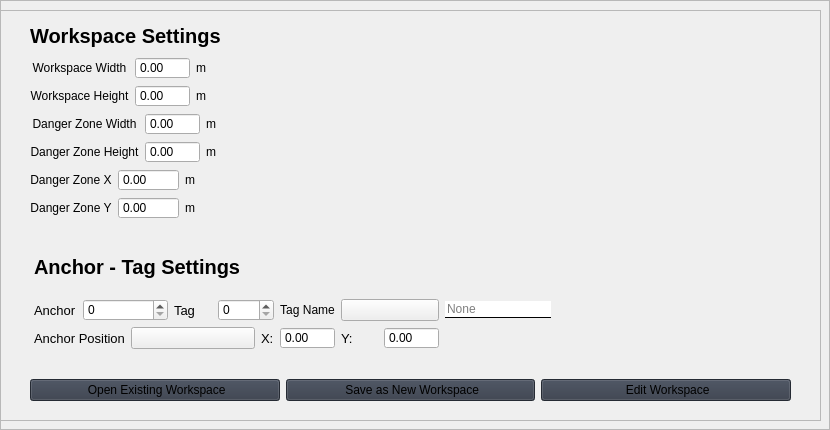
                           <widget class="QFrame" name="row_2">
                            <property name="minimumSize">
                             <size>
                              <width>0</width>
                              <height>150</height>
                             </size>
                            </property>
                            <property name="frameShape">
                             <enum>QFrame::Shape::StyledPanel</enum>
                            </property>
                            <property name="frameShadow">
                             <enum>QFrame::Shadow::Raised</enum>
                            </property>
                            <widget class="QFrame" name="row_3">
                             <property name="geometry">
                              <rect>
                               <x>0</x>
                               <y>10</y>
                               <width>821</width>
                               <height>411</height>
                              </rect>
                             </property>
                             <property name="minimumSize">
                              <size>
                               <width>0</width>
                               <height>150</height>
                              </size>
                             </property>
                             <property name="styleSheet">
                              <string notr="true">QComboBox::drop-down {
    border: none;
    background: transparent;
}

QComboBox QAbstractItemView {
    background-color: #1e1e1e;
    color: #ff79c6;
    border: 1px solid #444444;
    selection-background-color: #44475a;
    selection-color: #ffffff;
    z-index: 1000;  /* 드롭다운이 항상 위에 오도록 설정 */
}</string>
                             </property>
                             <property name="frameShape">
                              <enum>QFrame::Shape::StyledPanel</enum>
                             </property>
                             <property name="frameShadow">
                              <enum>QFrame::Shadow::Raised</enum>
                             </property>
                             <widget class="QWidget" name="layoutWidget">
                              <property name="geometry">
                               <rect>
                                <x>30</x>
                                <y>10</y>
                                <width>216</width>
                                <height>199</height>
                               </rect>
                              </property>
                              <layout class="QVBoxLayout" name="verticalLayout_18">
                               <item>
                                <widget class="QLabel" name="labelBoxBlenderInstalation_3">
                                 <property name="font">
                                  <font>
                                   <family>Segoe UI</family>
                                   <pointsize>-1</pointsize>
                                   <italic>false</italic>
                                   <bold>true</bold>
                                  </font>
                                 </property>
                                 <property name="styleSheet">
                                  <string notr="true">QWidget {
    font-weight: bold;
	font-size: 20px;
}
</string>
                                 </property>
                                 <property name="text">
                                  <string>Workspace Settings</string>
                                 </property>
                                </widget>
                               </item>
                               <item>
                                <layout class="QVBoxLayout" name="verticalLayout_17">
                                 <item>
                                  <layout class="QGridLayout" name="gridLayout_3">
                                   <item row="0" column="2">
                                    <widget class="QLabel" name="label_4">
                                     <property name="text">
                                      <string>m</string>
                                     </property>
                                     <property name="alignment">
                                      <set>Qt::AlignmentFlag::AlignLeading|Qt::AlignmentFlag::AlignLeft|Qt::AlignmentFlag::AlignVCenter</set>
                                     </property>
                                    </widget>
                                   </item>
                                   <item row="1" column="1">
                                    <widget class="QDoubleSpinBox" name="b_workspace_height">
                                     <property name="buttonSymbols">
                                      <enum>QAbstractSpinBox::ButtonSymbols::NoButtons</enum>
                                     </property>
                                     <property name="maximum">
                                      <double>1000.000000000000000</double>
                                     </property>
                                    </widget>
                                   </item>
                                   <item row="1" column="2">
                                    <widget class="QLabel" name="label_5">
                                     <property name="text">
                                      <string>m</string>
                                     </property>
                                     <property name="alignment">
                                      <set>Qt::AlignmentFlag::AlignLeading|Qt::AlignmentFlag::AlignLeft|Qt::AlignmentFlag::AlignVCenter</set>
                                     </property>
                                    </widget>
                                   </item>
                                   <item row="0" column="1">
                                    <widget class="QDoubleSpinBox" name="a_workspace_width">
                                     <property name="buttonSymbols">
                                      <enum>QAbstractSpinBox::ButtonSymbols::NoButtons</enum>
                                     </property>
                                     <property name="suffix">
                                      <string/>
                                     </property>
                                     <property name="maximum">
                                      <double>1000.000000000000000</double>
                                     </property>
                                    </widget>
                                   </item>
                                   <item row="0" column="0">
                                    <widget class="QLabel" name="label_2">
                                     <property name="text">
                                      <string>Workspace Width</string>
                                     </property>
                                     <property name="alignment">
                                      <set>Qt::AlignmentFlag::AlignCenter</set>
                                     </property>
                                    </widget>
                                   </item>
                                   <item row="1" column="0">
                                    <widget class="QLabel" name="label_3">
                                     <property name="text">
                                      <string>Workspace Height</string>
                                     </property>
                                     <property name="alignment">
                                      <set>Qt::AlignmentFlag::AlignCenter</set>
                                     </property>
                                    </widget>
                                   </item>
                                  </layout>
                                 </item>
                                 <item>
                                  <layout class="QGridLayout" name="gridLayout_4">
                                   <item row="0" column="0">
                                    <widget class="QLabel" name="label_6">
                                     <property name="text">
                                      <string>Danger Zone Width</string>
                                     </property>
                                     <property name="alignment">
                                      <set>Qt::AlignmentFlag::AlignCenter</set>
                                     </property>
                                    </widget>
                                   </item>
                                   <item row="0" column="1">
                                    <widget class="QDoubleSpinBox" name="c_danger_width">
                                     <property name="buttonSymbols">
                                      <enum>QAbstractSpinBox::ButtonSymbols::NoButtons</enum>
                                     </property>
                                     <property name="maximum">
                                      <double>1000.000000000000000</double>
                                     </property>
                                    </widget>
                                   </item>
                                   <item row="0" column="2">
                                    <widget class="QLabel" name="label_7">
                                     <property name="text">
                                      <string>m</string>
                                     </property>
                                     <property name="alignment">
                                      <set>Qt::AlignmentFlag::AlignLeading|Qt::AlignmentFlag::AlignLeft|Qt::AlignmentFlag::AlignVCenter</set>
                                     </property>
                                    </widget>
                                   </item>
                                   <item row="1" column="0">
                                    <widget class="QLabel" name="label_8">
                                     <property name="text">
                                      <string>Danger Zone Height</string>
                                     </property>
                                     <property name="alignment">
                                      <set>Qt::AlignmentFlag::AlignCenter</set>
                                     </property>
                                    </widget>
                                   </item>
                                   <item row="1" column="1">
                                    <widget class="QDoubleSpinBox" name="d_danger_height">
                                     <property name="buttonSymbols">
                                      <enum>QAbstractSpinBox::ButtonSymbols::NoButtons</enum>
                                     </property>
                                     <property name="maximum">
                                      <double>1000.000000000000000</double>
                                     </property>
                                    </widget>
                                   </item>
                                   <item row="1" column="2">
                                    <widget class="QLabel" name="label_9">
                                     <property name="text">
                                      <string>m</string>
                                     </property>
                                     <property name="alignment">
                                      <set>Qt::AlignmentFlag::AlignLeading|Qt::AlignmentFlag::AlignLeft|Qt::AlignmentFlag::AlignVCenter</set>
                                     </property>
                                    </widget>
                                   </item>
                                  </layout>
                                 </item>
                                 <item>
                                  <layout class="QGridLayout" name="gridLayout_5">
                                   <item row="0" column="0">
                                    <widget class="QLabel" name="label_10">
                                     <property name="text">
                                      <string>Danger Zone X</string>
                                     </property>
                                     <property name="alignment">
                                      <set>Qt::AlignmentFlag::AlignCenter</set>
                                     </property>
                                    </widget>
                                   </item>
                                   <item row="0" column="1">
                                    <widget class="QDoubleSpinBox" name="e_danger_zone_x">
                                     <property name="buttonSymbols">
                                      <enum>QAbstractSpinBox::ButtonSymbols::NoButtons</enum>
                                     </property>
                                     <property name="maximum">
                                      <double>1000.000000000000000</double>
                                     </property>
                                    </widget>
                                   </item>
                                   <item row="0" column="2">
                                    <widget class="QLabel" name="label_11">
                                     <property name="text">
                                      <string>m</string>
                                     </property>
                                     <property name="alignment">
                                      <set>Qt::AlignmentFlag::AlignLeading|Qt::AlignmentFlag::AlignLeft|Qt::AlignmentFlag::AlignVCenter</set>
                                     </property>
                                    </widget>
                                   </item>
                                   <item row="1" column="0">
                                    <widget class="QLabel" name="label_12">
                                     <property name="text">
                                      <string>Danger Zone Y</string>
                                     </property>
                                     <property name="alignment">
                                      <set>Qt::AlignmentFlag::AlignCenter</set>
                                     </property>
                                    </widget>
                                   </item>
                                   <item row="1" column="1">
                                    <widget class="QDoubleSpinBox" name="f_danger_zone_y">
                                     <property name="buttonSymbols">
                                      <enum>QAbstractSpinBox::ButtonSymbols::NoButtons</enum>
                                     </property>
                                     <property name="maximum">
                                      <double>1000.000000000000000</double>
                                     </property>
                                    </widget>
                                   </item>
                                   <item row="1" column="2">
                                    <widget class="QLabel" name="label_13">
                                     <property name="text">
                                      <string>m</string>
                                     </property>
                                     <property name="alignment">
                                      <set>Qt::AlignmentFlag::AlignLeading|Qt::AlignmentFlag::AlignLeft|Qt::AlignmentFlag::AlignVCenter</set>
                                     </property>
                                    </widget>
                                   </item>
                                  </layout>
                                 </item>
                                </layout>
                               </item>
                              </layout>
                             </widget>
                             <widget class="QWidget" name="layoutWidget">
                              <property name="geometry">
                               <rect>
                                <x>34</x>
                                <y>230</y>
                                <width>517</width>
                                <height>109</height>
                               </rect>
                              </property>
                              <layout class="QGridLayout" name="gridLayout_2">
                               <item row="0" column="0">
                                <widget class="QLabel" name="labelBoxBlenderInstalation_4">
                                 <property name="font">
                                  <font>
                                   <family>Segoe UI</family>
                                   <pointsize>-1</pointsize>
                                   <italic>false</italic>
                                   <bold>true</bold>
                                  </font>
                                 </property>
                                 <property name="styleSheet">
                                  <string notr="true">QWidget {
    font-weight: bold;
	font-size: 20px;
}
</string>
                                 </property>
                                 <property name="text">
                                  <string>Anchor - Tag Settings</string>
                                 </property>
                                </widget>
                               </item>
                               <item row="1" column="0">
                                <layout class="QGridLayout" name="gridLayout">
                                 <item row="1" column="0" colspan="2">
                                  <widget class="QLabel" name="labelBoxBlenderInstalation_14">
                                   <property name="sizePolicy">
                                    <sizepolicy hsizetype="Minimum" vsizetype="Preferred">
                                     <horstretch>0</horstretch>
                                     <verstretch>0</verstretch>
                                    </sizepolicy>
                                   </property>
                                   <property name="font">
                                    <font>
                                     <family>Segoe UI</family>
                                     <pointsize>10</pointsize>
                                     <italic>false</italic>
                                     <bold>false</bold>
                                    </font>
                                   </property>
                                   <property name="styleSheet">
                                    <string notr="true"/>
                                   </property>
                                   <property name="text">
                                    <string>Anchor Position</string>
                                   </property>
                                   <property name="alignment">
                                    <set>Qt::AlignmentFlag::AlignLeading|Qt::AlignmentFlag::AlignLeft|Qt::AlignmentFlag::AlignVCenter</set>
                                   </property>
                                  </widget>
                                 </item>
                                 <item row="1" column="6">
                                  <widget class="QDoubleSpinBox" name="j_anchorX">
                                   <property name="buttonSymbols">
                                    <enum>QAbstractSpinBox::ButtonSymbols::NoButtons</enum>
                                   </property>
                                   <property name="prefix">
                                    <string/>
                                   </property>
                                   <property name="suffix">
                                    <string/>
                                   </property>
                                   <property name="maximum">
                                    <double>1000.000000000000000</double>
                                   </property>
                                  </widget>
                                 </item>
                                 <item row="0" column="4" colspan="2">
                                  <widget class="QSpinBox" name="h_tagNum"/>
                                 </item>
                                 <item row="0" column="7" colspan="2">
                                  <widget class="QComboBox" name="i2_tagSelect">
                                   <property name="styleSheet">
                                    <string notr="true">
QComboBox::drop-down {
    border: none;
    background: transparent;
}

QComboBox QAbstractItemView {
    background-color: #1e1e1e;
    color: #00B7FF;
    border: 1px solid #444444;
    selection-background-color: #44475a;
    selection-color: #ffffff;
    z-index: 1000;  /* 드롭다운이 항상 위에 오도록 설정 */
}</string>
                                   </property>
                                   <property name="iconSize">
                                    <size>
                                     <width>16</width>
                                     <height>16</height>
                                    </size>
                                   </property>
                                  </widget>
                                 </item>
                                 <item row="1" column="8">
                                  <widget class="QDoubleSpinBox" name="k_anchorY">
                                   <property name="buttonSymbols">
                                    <enum>QAbstractSpinBox::ButtonSymbols::NoButtons</enum>
                                   </property>
                                   <property name="suffix">
                                    <string/>
                                   </property>
                                   <property name="maximum">
                                    <double>1000.000000000000000</double>
                                   </property>
                                  </widget>
                                 </item>
                                 <item row="1" column="2" colspan="3">
                                  <widget class="QComboBox" name="i_anchorSelect">
                                   <property name="styleSheet">
                                    <string notr="true">
QComboBox::drop-down {
    border: none;
    background: transparent;
}

QComboBox QAbstractItemView {
    background-color: #1e1e1e;
    color: #00B7FF;
    border: 1px solid #444444;
    selection-background-color: #44475a;
    selection-color: #ffffff;
    z-index: 1000;  /* 드롭다운이 항상 위에 오도록 설정 */
}</string>
                                   </property>
                                   <property name="iconSize">
                                    <size>
                                     <width>16</width>
                                     <height>16</height>
                                    </size>
                                   </property>
                                  </widget>
                                 </item>
                                 <item row="0" column="9">
                                  <widget class="QLineEdit" name="tagName">
                                   <property name="sizePolicy">
                                    <sizepolicy hsizetype="Minimum" vsizetype="Fixed">
                                     <horstretch>0</horstretch>
                                     <verstretch>0</verstretch>
                                    </sizepolicy>
                                   </property>
                                   <property name="styleSheet">
                                    <string notr="true">#tagName {
    border: none; /* 모든 테두리를 초기화 */
    border-bottom: 1px solid black; /* 아래쪽 테두리만 설정 (굵기, 스타일, 색상 지정) */
}
</string>
                                   </property>
                                   <property name="placeholderText">
                                    <string>None</string>
                                   </property>
                                  </widget>
                                 </item>
                                 <item row="1" column="7">
                                  <widget class="QLabel" name="labelBoxBlenderInstalation_16">
                                   <property name="font">
                                    <font>
                                     <family>Segoe UI</family>
                                     <pointsize>10</pointsize>
                                     <italic>false</italic>
                                     <bold>false</bold>
                                    </font>
                                   </property>
                                   <property name="styleSheet">
                                    <string notr="true"/>
                                   </property>
                                   <property name="text">
                                    <string>Y:</string>
                                   </property>
                                  </widget>
                                 </item>
                                 <item row="0" column="1" colspan="2">
                                  <widget class="QSpinBox" name="g_anchorNum"/>
                                 </item>
                                 <item row="0" column="6">
                                  <widget class="QLabel" name="label_14">
                                   <property name="text">
                                    <string>Tag Name</string>
                                   </property>
                                   <property name="alignment">
                                    <set>Qt::AlignmentFlag::AlignCenter</set>
                                   </property>
                                  </widget>
                                 </item>
                                 <item row="0" column="3">
                                  <widget class="QLabel" name="labelBoxBlenderInstalation_13">
                                   <property name="font">
                                    <font>
                                     <family>Segoe UI</family>
                                     <pointsize>10</pointsize>
                                     <italic>false</italic>
                                     <bold>false</bold>
                                    </font>
                                   </property>
                                   <property name="styleSheet">
                                    <string notr="true"/>
                                   </property>
                                   <property name="text">
                                    <string>Tag</string>
                                   </property>
                                  </widget>
                                 </item>
                                 <item row="1" column="5">
                                  <widget class="QLabel" name="labelBoxBlenderInstalation_15">
                                   <property name="sizePolicy">
                                    <sizepolicy hsizetype="Fixed" vsizetype="Preferred">
                                     <horstretch>0</horstretch>
                                     <verstretch>0</verstretch>
                                    </sizepolicy>
                                   </property>
                                   <property name="font">
                                    <font>
                                     <family>Segoe UI</family>
                                     <pointsize>10</pointsize>
                                     <italic>false</italic>
                                     <bold>false</bold>
                                    </font>
                                   </property>
                                   <property name="styleSheet">
                                    <string notr="true"/>
                                   </property>
                                   <property name="text">
                                    <string>X:</string>
                                   </property>
                                  </widget>
                                 </item>
                                 <item row="0" column="0">
                                  <widget class="QLabel" name="labelBoxBlenderInstalation_12">
                                   <property name="sizePolicy">
                                    <sizepolicy hsizetype="Minimum" vsizetype="Preferred">
                                     <horstretch>0</horstretch>
                                     <verstretch>0</verstretch>
                                    </sizepolicy>
                                   </property>
                                   <property name="font">
                                    <font>
                                     <family>Segoe UI</family>
                                     <pointsize>10</pointsize>
                                     <italic>false</italic>
                                     <bold>false</bold>
                                    </font>
                                   </property>
                                   <property name="styleSheet">
                                    <string notr="true"/>
                                   </property>
                                   <property name="text">
                                    <string>Anchor</string>
                                   </property>
                                  </widget>
                                 </item>
                                </layout>
                               </item>
                              </layout>
                             </widget>
                             <widget class="QWidget" name="layoutWidget">
                              <property name="geometry">
                               <rect>
                                <x>30</x>
                                <y>360</y>
                                <width>761</width>
                                <height>41</height>
                               </rect>
                              </property>
                              <layout class="QGridLayout" name="gridLayout_6">
                               <item row="0" column="0">
                                <widget class="QPushButton" name="pushButton">
                                 <property name="cursor">
                                  <cursorShape>PointingHandCursor</cursorShape>
                                 </property>
                                 <property name="styleSheet">
                                  <string notr="true">background-color: rgb(52, 59, 72);</string>
                                 </property>
                                 <property name="text">
                                  <string> Open Existing Workspace</string>
                                 </property>
                                 <property name="icon">
                                  <iconset resource="../resources.qrc">
                                   <normaloff>:/icons/images/icons/cil-folder.png</normaloff>:/icons/images/icons/cil-folder.png</iconset>
                                 </property>
                                 <property name="iconSize">
                                  <size>
                                   <width>13</width>
                                   <height>13</height>
                                  </size>
                                 </property>
                                </widget>
                               </item>
                               <item row="0" column="1">
                                <widget class="QPushButton" name="pushButton_4">
                                 <property name="cursor">
                                  <cursorShape>PointingHandCursor</cursorShape>
                                 </property>
                                 <property name="styleSheet">
                                  <string notr="true">background-color: rgb(52, 59, 72);</string>
                                 </property>
                                 <property name="text">
                                  <string> Save as New Workspace</string>
                                 </property>
                                 <property name="icon">
                                  <iconset resource="../resources.qrc">
                                   <normaloff>:/icons/images/icons/cil-save.png</normaloff>:/icons/images/icons/cil-save.png</iconset>
                                 </property>
                                 <property name="iconSize">
                                  <size>
                                   <width>13</width>
                                   <height>13</height>
                                  </size>
                                 </property>
                                </widget>
                               </item>
                               <item row="0" column="2">
                                <widget class="QPushButton" name="pushButton_3">
                                 <property name="cursor">
                                  <cursorShape>PointingHandCursor</cursorShape>
                                 </property>
                                 <property name="styleSheet">
                                  <string notr="true">background-color: rgb(52, 59, 72);</string>
                                 </property>
                                 <property name="text">
                                  <string> Edit Workspace</string>
                                 </property>
                                 <property name="icon">
                                  <iconset resource="../resources.qrc">
                                   <normaloff>:/icons/images/icons/cil-pencil.png</normaloff>:/icons/images/icons/cil-pencil.png</iconset>
                                 </property>
                                 <property name="iconSize">
                                  <size>
                                   <width>13</width>
                                   <height>13</height>
                                  </size>
                                 </property>
                                </widget>
                               </item>
                              </layout>
                             </widget>
                            </widget>
                           </widget>
